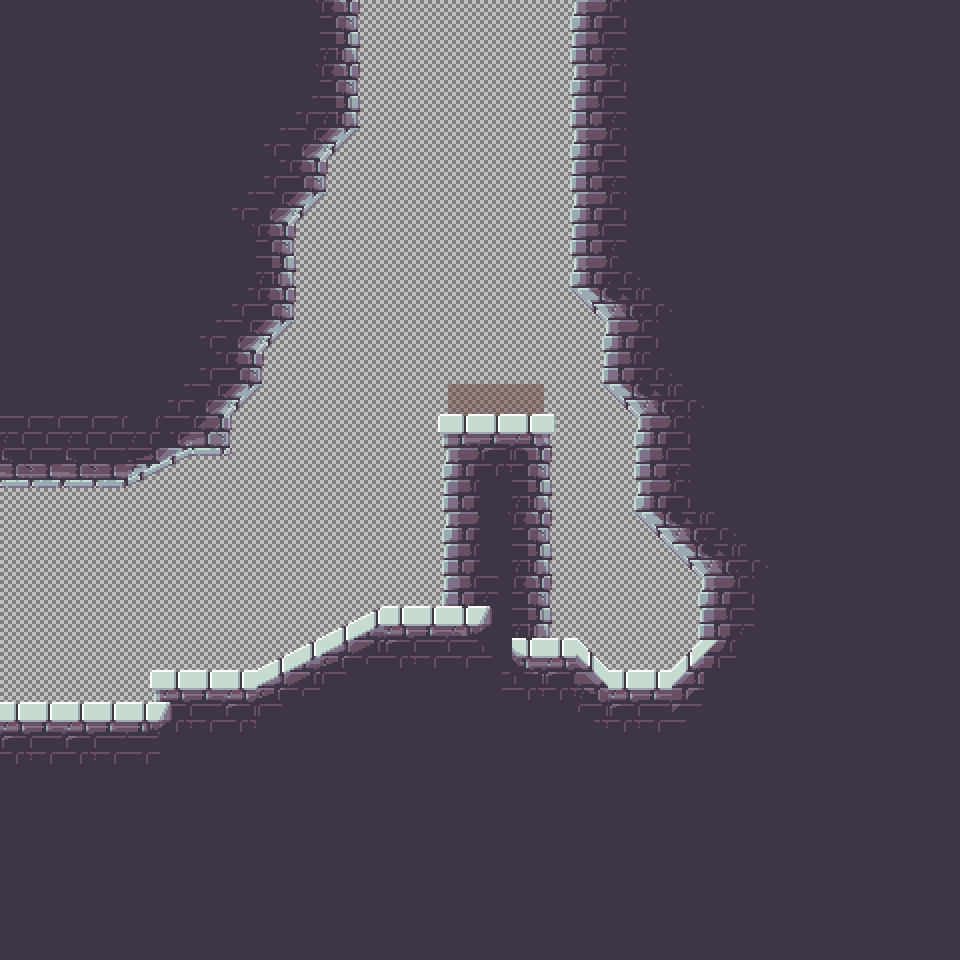

Below is a game level as drawn by its tile map, then a one-line description and the .tmx that defines it (tile-layer data replaced by summaries):
An orthogonal 30x30 tile map with 32x32 px tiles, 5 tile layers (Wire, Dangers, Spawn Layer, Ground, ...), 2 tilesets.

<map version="1.5" tiledversion="1.6.0" orientation="orthogonal" renderorder="right-down" width="30" height="30" tilewidth="32" tileheight="32" infinite="0" nextlayerid="6" nextobjectid="1">
 <tileset firstgid="1" source="../../Tile Sets/Grass Wireframe.tsx" />
 <tileset firstgid="17" source="../../Tile Sets/1.3 bricks.tsx" />
 <layer id="1" name="Wire" width="30" height="30">
  <data>[900 cells, 900 non-empty, 10 distinct tile ids]</data>
 </layer>
 <layer id="2" name="Dangers" width="30" height="30">
  <data>[900 cells, 3 non-empty, 1 distinct tile ids]</data>
 </layer>
 <layer id="3" name="Spawn Layer" width="30" height="30">
  <data>[900 cells, 0 non-empty, 0 distinct tile ids]</data>
 </layer>
 <layer id="4" name="Ground" width="30" height="30">
  <data>[900 cells, 681 non-empty, 76 distinct tile ids]</data>
 </layer>
 <layer id="5" name="Detail" width="30" height="30">
  <data>[900 cells, 74 non-empty, 31 distinct tile ids]</data>
 </layer>
</map>
